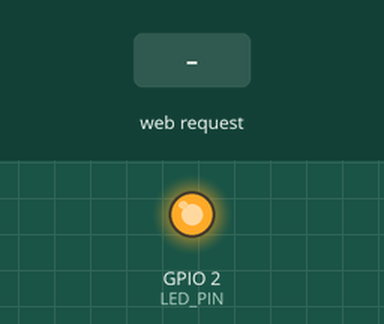
Recording of a sketch running on a simulated ESP8266 (NodeMCU). On the bench: output pins drawn as LEDs (lit = HIGH). The inputs (shaded band) are chosen by the test bench. What the sketch prints to the serial monitor is not drawn.

Above: at 1.2 s.
1.3 s: HTTP request GET /led/on received
At 2.5 s:
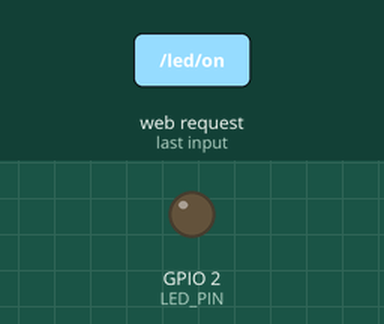
2.8 s: HTTP request GET /led/off received
At 3.6 s:
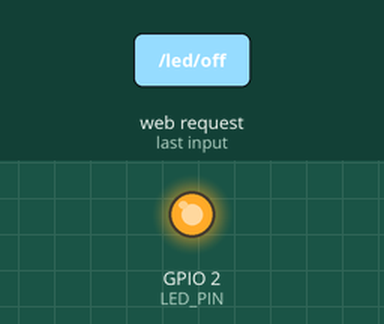
Timing chart, 0 to 5.8 s (numbered marks = the images above; inputs shaded):
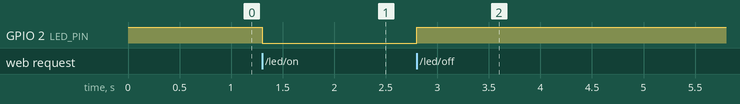

The sketch:

led-web.ino
```cpp
#include <ESP8266WiFi.h>
#include <ESP8266WebServer.h>

ESP8266WebServer server(80);

#define LED_PIN 2   // GPIO2 = D4 on NodeMCU

bool ledState = false;

// Web page
const char MAIN_page[] PROGMEM = R"=====(
<!DOCTYPE html>
<html>
<head>
  <meta name="viewport" content="width=device-width, initial-scale=1">

  <title>ESP8266 LED Control</title>

  <style>
    body {
      margin: 0;
      padding: 0;
      font-family: Arial, sans-serif;
      background: #f2f2f2;
      text-align: center;
    }

    .container {
      width: 90%;
      max-width: 400px;
      margin: 80px auto;
      padding: 30px;
      background: white;
      border-radius: 15px;
      box-shadow: 0 5px 20px rgba(0,0,0,0.15);
    }

    h1 {
      color: #333;
    }

    #status {
      font-size: 20px;
      margin: 20px 0;
      font-weight: bold;
    }

    button {
      width: 140px;
      padding: 15px;
      margin: 10px;
      border: none;
      border-radius: 10px;
      font-size: 18px;
      cursor: pointer;
    }

    .on {
      background: #28a745;
      color: white;
    }

    .off {
      background: #dc3545;
      color: white;
    }

    button:hover {
      opacity: 0.8;
    }
  </style>
</head>

<body>

  <div class="container">
    <h1>ESP8266 LED Control</h1>

    <div id="status">LED is OFF</div>

    <button class="on" onclick="controlLED('on')">
      ON
    </button>

    <button class="off" onclick="controlLED('off')">
      OFF
    </button>
  </div>

  <script>
    function controlLED(state) {

      fetch("/led/" + state)
        .then(response => response.text())
        .then(data => {

          document.getElementById("status").innerHTML = data;

        })
        .catch(error => {
          document.getElementById("status").innerHTML =
            "Connection error";
        });
    }
  </script>

</body>
</html>
)=====";


// Home page
void handleRoot() {
  server.send(200, "text/html", MAIN_page);
}


// LED ON
void handleLEDOn() {
  // Built-in ESP8266 LED is usually active LOW
  digitalWrite(LED_PIN, LOW);

  ledState = true;

  server.send(200, "text/plain", "LED is ON");
}


// LED OFF
void handleLEDOff() {
  digitalWrite(LED_PIN, HIGH);

  ledState = false;

  server.send(200, "text/plain", "LED is OFF");
}


void setup() {

  Serial.begin(115200);

  // Set LED pin as output
  pinMode(LED_PIN, OUTPUT);

  // LED initially OFF
  digitalWrite(LED_PIN, HIGH);


  // Create WiFi Access Point
  WiFi.softAP("ESP8266", "12345678");


  // Web page
  server.on("/", handleRoot);


  // LED control URLs
  server.on("/led/on", handleLEDOn);
  server.on("/led/off", handleLEDOff);


  // Start server
  server.begin();


  Serial.println();
  Serial.println("================================");
  Serial.println("ESP8266 Web Server Started");
  Serial.println("================================");

  Serial.println("WiFi: ESP8266");
  Serial.println("Password: 12345678");
  Serial.println("Open: http://192.168.4.1");
}


void loop() {
  server.handleClient();
}
```

Measured:
- after the input at 1.3 s, GPIO 2 (LED_PIN): HIGH → LOW at once
- after the input at 2.8 s, GPIO 2 (LED_PIN): LOW → HIGH at once
